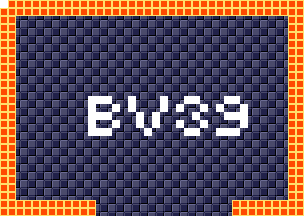

Below is a game level as drawn by its tile map, then a one-line description and the .tmx that defines it (tile-layer data replaced by summaries):
An orthogonal 38x27 tile map with 8x8 px tiles, 4 tile layers (background, foreground, room numbers, Objects), 15 tilesets.

<map version="1.5" tiledversion="1.7.1" orientation="orthogonal" renderorder="right-down" width="38" height="27" tilewidth="8" tileheight="8" infinite="0" nextlayerid="11" nextobjectid="1">
 <tileset firstgid="1" source="tilesheets/tsKarniMata.tsx" />
 <tileset firstgid="1025" source="tilesheets/tsVoodooWasp.tsx" />
 <tileset firstgid="2049" source="tilesheets/tsBurial.tsx" />
 <tileset firstgid="3073" source="tilesheets/tsBlueTemple.tsx" />
 <tileset firstgid="4097" source="tilesheets/tsGoddess.tsx" />
 <tileset firstgid="5121" source="tilesheets/tsKonark.tsx" />
 <tileset firstgid="6145" name="sEnemies" tilewidth="8" tileheight="8" tilecount="1024" columns="32">
  <image source="../grapx/tilesheets/sObjects.bmp" trans="ff94ff" width="256" height="256" />
 </tileset>
 <tileset firstgid="7169" source="tilesheets/tsIceTemple.tsx" />
 <tileset firstgid="8193" source="tilesheets/tsLavaArea.tsx" />
 <tileset firstgid="9217" source="tilesheets/tsBossArea.tsx" />
 <tileset firstgid="10241" source="tilesheets/tsPegu.tsx" />
 <tileset firstgid="11265" source="tilesheets/sTiwanakuTemple.tsx" />
 <tileset firstgid="12289" source="tilesheets/sIndraTemple.tsx" />
 <tileset firstgid="13313" source="tilesheets/sTeleport.tsx" />
 <tileset firstgid="14337" source="tilesheets/sObjects.tsx" />
 <layer id="2" name="background" width="38" height="27">
  <data>[1026 cells, 1026 non-empty, 2 distinct tile ids]</data>
 </layer>
 <layer id="1" name="foreground" width="38" height="27">
  <data>[1026 cells, 210 non-empty, 1 distinct tile ids]</data>
 </layer>
 <layer id="7" name="room numbers" width="38" height="27">
  <data>[1026 cells, 43 non-empty, 1 distinct tile ids]</data>
 </layer>
 <layer id="10" name="Objects" width="38" height="27">
  <data>[1026 cells, 0 non-empty, 0 distinct tile ids]</data>
 </layer>
</map>
